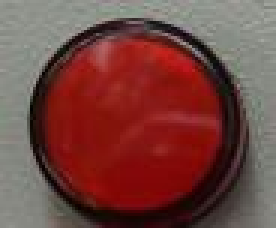
#> input picture red2.jpg, 92 x 76 px, found by its file name (shown 3 times larger)
$ python color.py
#> lines starting #> are read from the running program, lines starting #| are printed output that depends on the picture; after the words box and inside, x2 and y2 are one past the last pixel; in counts of white or black regions, pixels touching at a corner belong together
#> further down, frame is the input picture: shape (76, 92, 3); mean B, G, R 63.9, 68.3, 116.5
import cv2
import numpy as np
import collections

# use a dict to record color threshold value
def getColorList():
    dict = collections.defaultdict(list)

    # red
    lower_red = np.array([156, 43, 46])
    upper_red = np.array([180,255,255])
    color_list = []
    color_list.append(lower_red)
    color_list.append(upper_red)
    dict['红灯灭'] = color_list

    # orange
    lower_orange = np.array([11, 43, 46])
    upper_orange = np.array([25, 255, 255])
    color_list = []
    color_list.append(lower_orange)
    color_list.append(upper_orange)
    dict['红灯亮'] = color_list

    # green on
    lower_green = np.array([35, 43, 127])
    upper_green = np.array([77, 255, 255])
    color_list = []
    color_list.append(lower_green)
    color_list.append(upper_green)
    dict['绿灯亮'] = color_list

    # green out
    lower_green = np.array([35, 43, 46])
    upper_green = np.array([77, 255, 80])
    color_list = []
    color_list.append(lower_green)
    color_list.append(upper_green)
    dict['绿灯灭'] = color_list
    return dict

# process the image and estimate the color of switch lamp
def get_color(frame):
    print('go in get_color')
    hsv = cv2.cvtColor(frame,cv2.COLOR_BGR2HSV)
#> hsv: shape (76, 92, 3); mean H, S, V 35.1, 122.3, 117.6
    # cv2.imshow('hsv.jpg',hsv)
    maxsum = -100
    color = None
    color_dict = getColorList()    # get the dict
    for d in color_dict:
        mask = cv2.inRange(hsv,color_dict[d][0],color_dict[d][1])
        binary = cv2.threshold(mask, 127, 255, cv2.THRESH_BINARY)[1]
        binary = cv2.dilate(binary,None,iterations=2)
        # cv2.imshow(d+'.jpg', binary)
        sum = 0
        height, width = binary.shape
        for i in range(height):
            for j in range(width):
                if binary[i,j] == 255:
                    sum += 1
        # print('d',sum)
        # estimate the color from the max of all image colors
        if sum > maxsum :
            maxsum = sum
            color = d
#> this loop made 4 passes
#> pass 1, in get_color, `mask = cv2.inRange(hsv,color_dict[d][0],color_dict[d][1])`:
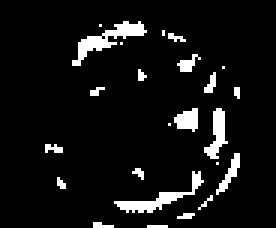
#> mask: shape (76, 92) (shown 3 times larger); 7.2% white; 24 white regions (18 under 20 px), largest, box (x1, y1, x2, y2) and area: (24, 7, 49, 22) 112, (38, 57, 68, 71) 98, (68, 36, 76, 53) 65, (58, 36, 66, 44) 45, (72, 51, 80, 65) 38, (59, 18, 67, 24) 23
#> pass 1, in get_color, `binary = cv2.dilate(binary,None,iterations=2)`:
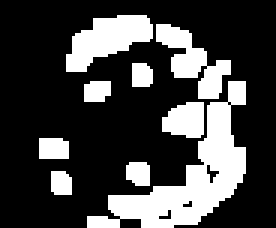
#> binary: shape (76, 92) (shown 3 times larger); 26.4% white; 9 white regions, largest, box (x1, y1, x2, y2) and area: (29, 27, 82, 76) 837, (22, 5, 51, 24) 318, (52, 8, 77, 33) 269
#> pass 2, in get_color, `mask = cv2.inRange(hsv,color_dict[d][0],color_dict[d][1])`:
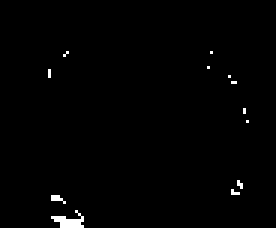
#> mask: shape (76, 92) (shown 3 times larger); 0.89% white; 12 white regions (11 under 20 px), largest, box (x1, y1, x2, y2) and area: (17, 70, 28, 76) 33
#> pass 2, in get_color, `binary = cv2.dilate(binary,None,iterations=2)`:
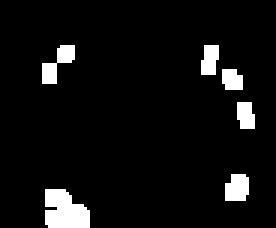
#> binary: shape (76, 92) (shown 3 times larger); 6.1% white; 6 white regions, box (x1, y1, x2, y2) and area: (15, 63, 30, 76) 154, (14, 15, 25, 28) 69, (75, 58, 83, 67) 63, (67, 15, 73, 25) 50, (79, 34, 85, 43) 47, (74, 23, 81, 30) 43
#> after the loop:
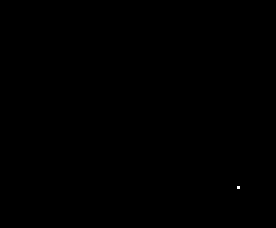
#> mask: shape (76, 92) (shown 3 times larger); 0.01% white in thin lines or dots, all inside (x1, y1, x2, y2) = (79, 62, 80, 63)
#> after the loop, color = '红灯灭'; maxsum = 1846
    return color

if __name__ == '__main__':
    frame = cv2.imread('H:/red2.jpg')  # put you switch lamp image here
    print(get_color(frame))
#| 红灯灭
    cv2.waitKey(0)
    cv2.destroyAllWindows()
